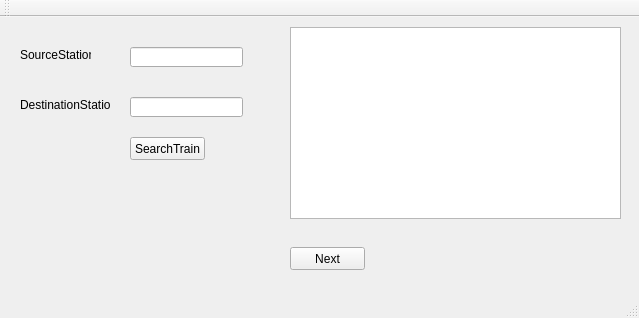
<?xml version="1.0" encoding="UTF-8"?>
<ui version="4.0">
 <class>MainWindow</class>
 <widget class="QMainWindow" name="MainWindow">
  <property name="geometry">
   <rect>
    <x>0</x>
    <y>0</y>
    <width>639</width>
    <height>318</height>
   </rect>
  </property>
  <property name="windowTitle">
   <string>MainWindow</string>
  </property>
  <widget class="QWidget" name="centralWidget">
   <widget class="QPushButton" name="pushButton">
    <property name="geometry">
     <rect>
      <x>130</x>
      <y>120</y>
      <width>75</width>
      <height>23</height>
     </rect>
    </property>
    <property name="text">
     <string>SearchTrain</string>
    </property>
   </widget>
   <widget class="QLineEdit" name="SourceStation">
    <property name="geometry">
     <rect>
      <x>130</x>
      <y>30</y>
      <width>113</width>
      <height>20</height>
     </rect>
    </property>
   </widget>
   <widget class="QLineEdit" name="DestinationStation">
    <property name="geometry">
     <rect>
      <x>130</x>
      <y>80</y>
      <width>113</width>
      <height>20</height>
     </rect>
    </property>
   </widget>
   <widget class="QLabel" name="label">
    <property name="geometry">
     <rect>
      <x>20</x>
      <y>30</y>
      <width>71</width>
      <height>16</height>
     </rect>
    </property>
    <property name="text">
     <string>SourceStation</string>
    </property>
   </widget>
   <widget class="QLabel" name="label_2">
    <property name="geometry">
     <rect>
      <x>20</x>
      <y>80</y>
      <width>91</width>
      <height>16</height>
     </rect>
    </property>
    <property name="text">
     <string>DestinationStation</string>
    </property>
   </widget>
   <widget class="QPushButton" name="Next">
    <property name="geometry">
     <rect>
      <x>290</x>
      <y>230</y>
      <width>75</width>
      <height>23</height>
     </rect>
    </property>
    <property name="text">
     <string>Next</string>
    </property>
   </widget>
   <widget class="QTableView" name="tableView">
    <property name="geometry">
     <rect>
      <x>290</x>
      <y>10</y>
      <width>331</width>
      <height>192</height>
     </rect>
    </property>
   </widget>
  </widget>
  <widget class="QMenuBar" name="menuBar">
   <property name="geometry">
    <rect>
     <x>0</x>
     <y>0</y>
     <width>639</width>
     <height>21</height>
    </rect>
   </property>
  </widget>
  <widget class="QToolBar" name="mainToolBar">
   <attribute name="toolBarArea">
    <enum>TopToolBarArea</enum>
   </attribute>
   <attribute name="toolBarBreak">
    <bool>false</bool>
   </attribute>
  </widget>
  <widget class="QStatusBar" name="statusBar"/>
 </widget>
 <layoutdefault spacing="6" margin="11"/>
 <resources/>
 <connections/>
</ui>
